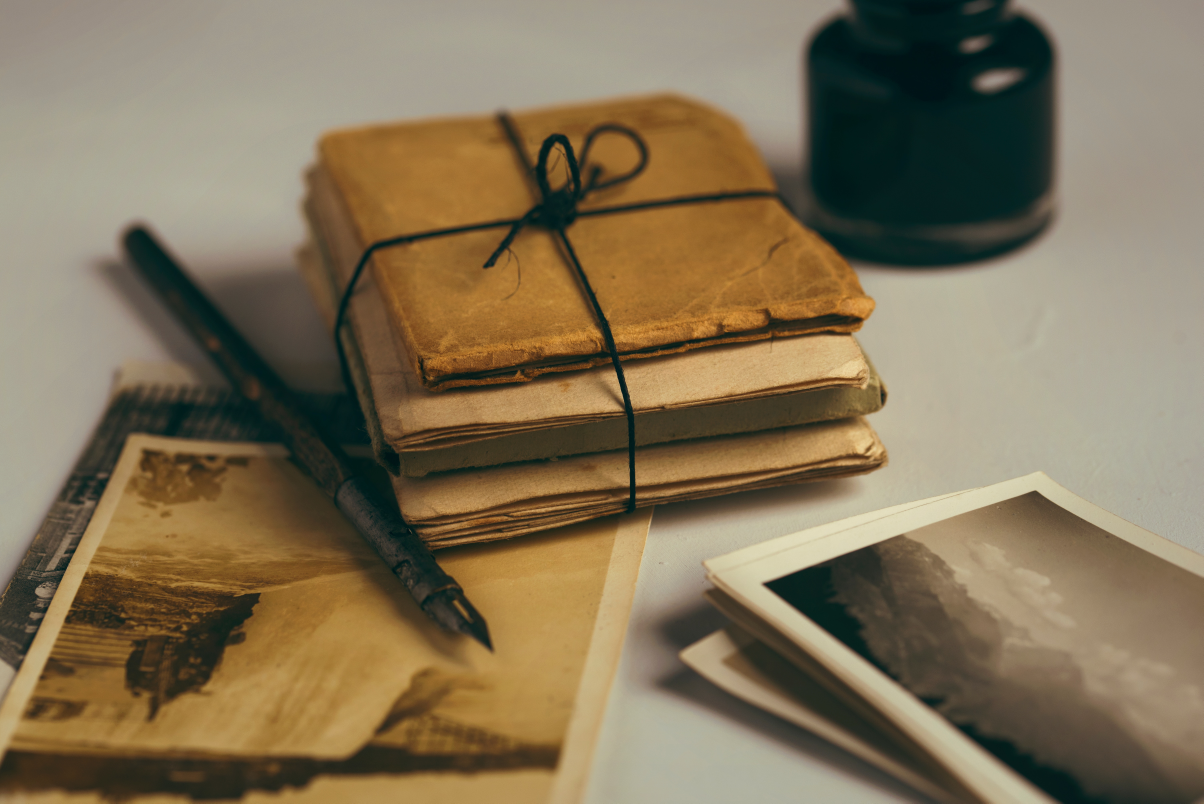
#> input picture unsplash.jpg, 6016 x 4016 px (shown at 1/5 size)
$ python ImgCrop.py
#> lines starting #> are read from the running program, lines starting #| are printed output that depends on the picture
from PIL import Image
img = Image.open('unsplash.jpg')
#> img is the input picture: PIL image 6016x4016 RGB; mean R, G, B 129.4, 114.1, 86.8
area= (768,768,2124,2124)
newimg=img.crop(area)
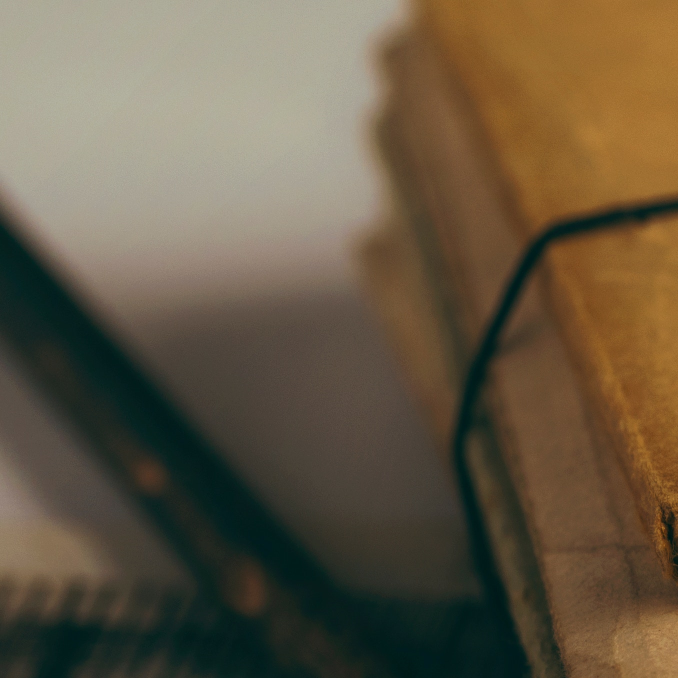
#> newimg: PIL image 1356x1356 RGB (shown at 1/2 size); mean R, G, B 101.3, 88.9, 68.4
newimg.show()
